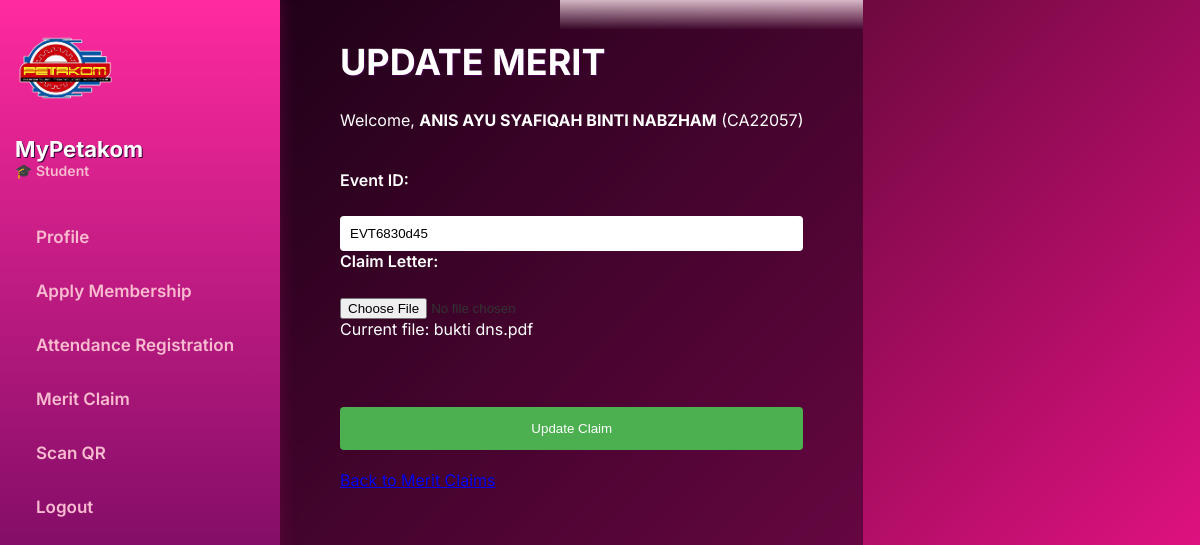
Page /Merit/editClaim.php?id=CLM6835b9a (signed in) on the committed database.
### tables this page shows
CREATE TABLE `student` (
  `studentID` varchar(10) NOT NULL,
  `studentName` varchar(80) NOT NULL,
  `studentEmail` varchar(100) NOT NULL,
  `studentPassword` varchar(255) NOT NULL,
  `studentCard` varchar(100) NOT NULL,
  `verify` varchar(20) NOT NULL,
  `qr_code` varchar(100) NOT NULL
);

CREATE TABLE `meritclaim` (
  `claimID` varchar(10) NOT NULL,
  `claimStatus` varchar(20) NOT NULL,
  `claimLetter` varchar(255) NOT NULL,
  `approval_date` datetime DEFAULT NULL,
  `approval_by` varchar(50) DEFAULT NULL,
  `eventID` varchar(10) NOT NULL,
  `studentID` varchar(10) NOT NULL
);

### Merit/editClaim.php (the view, shortened to what this page needs)
<?php
require_once '../DB_mypetakom/db.php';
$email = $_SESSION['email'];
$name = "";
$student_id = "";
$sql = "SELECT studentName, studentID FROM student WHERE studentEmail = ?";
$stmt = $conn->prepare($sql);
$stmt->bind_param("s", $email);
$stmt->execute();
$stmt->bind_result($name, $student_id);
$claimID = $_GET['id'];
function fetchClaim($conn, $claimID) {
    $stmt = $conn->prepare("SELECT * FROM meritClaim WHERE claimID = ?");
    $stmt->bind_param("s", $claimID);
    $stmt->execute();
    $result = $stmt->get_result();
    $claim = null;
    if ($result->num_rows > 0) {
        $claim = $result->fetch_assoc();
    }
    return $claim;
}
$claim = fetchClaim($conn, $claimID);
$eventID = $claim['eventID'];
$claimLetter = $claim['claimLetter'];
?>
<!DOCTYPE html>
<html lang="en">
<head>
    <link rel="stylesheet" href="editClaim.css" />
</head>
<body>
<aside class="sidebar">
    <div class="sidebar-header">
        <img src="/MyPetakom/petakom-logo.png" alt="PETAKOM Logo" class="logo" />
        <div class="sidebar-text">
            <h2>MyPetakom</h2>
            <p class="role-label">🎓 Student</p>
        </div>
    </div>
    <nav class="menu">
            <ul>
                <li><a href="#">Profile</a></li>
                <li><a href="../membership/applyMembership.php">Apply Membership</a></li>
                <li><a href="../Attendance/event_register.php">Attendance Registration</a></li>
                <li><a href="../Merit/MeritClaimStudent.php">Merit Claim</a></li>
                <li><a href="../Merit/ScanQR.php">Scan QR</a></li>
                <li><a href="../ManageLogin/Logout.php">Logout</a></li>
            </ul>
    </nav>
</aside>
<main class="main-content">
    <header class="main-header">
        <h1>UPDATE MERIT</h1><br>
        <p>Welcome, <strong><?php echo htmlspecialchars($name); ?></strong> (<?php echo htmlspecialchars($student_id); ?>)</p>
<form action="editClaim.php?id=<?= htmlspecialchars($claimID) ?>" method="POST" enctype="multipart/form-data">
    <label for="eventID">Event ID:</label><br>
    <input type="text" id="eventID" name="eventID" value="<?= htmlspecialchars($eventID) ?>" required >
    <label for="claimLetter">Claim Letter:</label><br />
    <input type="file" id="claimLetter" name="claimLetter" accept=".pdf" />
    <p>Current file: <?= htmlspecialchars($claimLetter) ?></p>
    <br>
    <input type="submit" value="Update Claim" />
</form>
<br>
<a href="MeritClaimStudent.php">Back to Merit Claims</a>
</body>
</html>

### Merit/editClaim.css (style rules this page uses)
* { margin: 0; padding: 0; box-sizing: border-box; }
body, html { font-family: 'Inter', sans-serif; background: linear-gradient(135deg, #000000 0%, #ff1493 100%); color: #333; min-height: 100vh; display: flex; }
.sidebar { background: linear-gradient(180deg, #ff2a9e, #4a004e); width: 280px; display: flex; flex-direction: column; padding: 20px 15px; box-shadow: 3px 0 10px rgba(255, 20, 147, 0.5); }
.sidebar-header { display: flex; flex-direction: column; align-items: flex-start; gap: 8px; margin-bottom: 40px; }
.logo { height: 100px; object-fit: contain; margin-bottom: 8px; }
.sidebar-text h2 { color: #fff; font-weight: 700; font-size: 22px; text-shadow: 1px 1px #3a003a; margin-bottom: 0; }
.role-label { color: #f8bbd0; font-weight: 600; font-size: 14px; margin-top: 0; }
.menu ul { list-style: none; display: flex; flex-direction: column; gap: 18px; padding-left: 5px; }
.menu ul li a { color: #f8bbd0; text-decoration: none; font-weight: 600; font-size: 17px; padding: 8px 16px; border-radius: 12px; display: block; transition: background 0.3s, color 0.3s; box-shadow: 0 0 5px transparent; }
.main-content { flex: 1; background: rgba(26, 0, 26, 0.6); backdrop-filter: blur(4px); padding: 40px 60px; display: flex; flex-direction: column; align-items: stretch; justify-content: flex-start; min-height: 100vh; max-width: 900px; margin: 0 auto; box-sizing: border-box; }
.main-content::before { content: ""; position: fixed; top: 0; left: 280px; right: 0; height: 30px; background: linear-gradient(to bottom, rgba(252, 228, 236, 0.8), transparent); pointer-events: none; z-index: 2; }
.main-header h1 { font-weight: 700; font-size: 36px; color: #ffffff; text-shadow: 1px 1px #4a004e; margin-bottom: 6px; }
.main-header p { font-size: 16px; color: #ffffff; margin-bottom: 40px; }
form label { color: white; font-weight: 600; margin-bottom: 6px; display: block; }
form input[type="text"], form select { width: 100%; padding: 10px; border: none; border-radius: 4px; box-sizing: border-box; }
input[type=submit] { width: 100%; background-color: #4CAF50; color: white; padding: 14px 20px; margin: 8px 0 0 0; border: none; border-radius: 4px; cursor: pointer; }

### rows in the picture
student: studentName "ANIS AYU SYAFIQAH BINTI NABZHAM", studentID "CA22057"
meritclaim: eventID "EVT6830d45", claimLetter "bukti dns.pdf"
